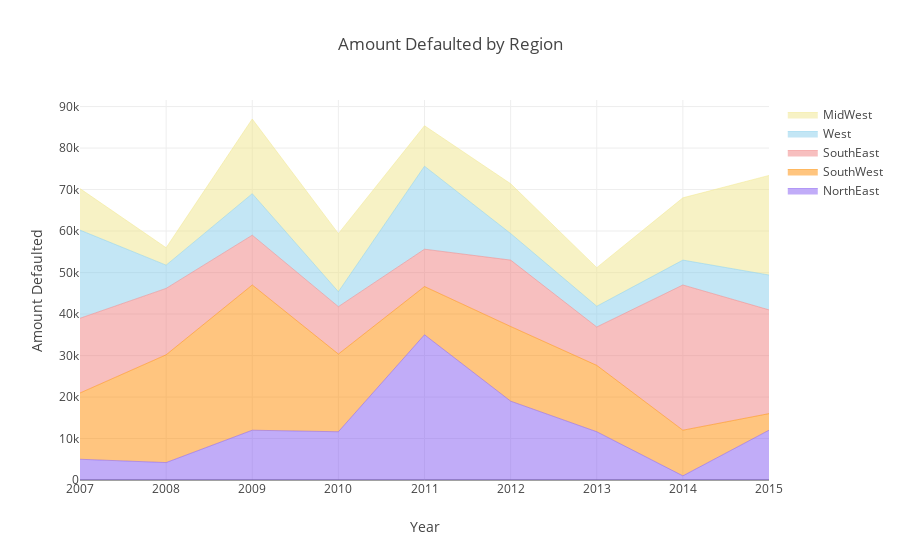

This figure's notebook cell:
### Markdown cell above
Mortgage was the variable from the home ownership column that used the highest amount borrowed within loans that were considered to be bad.

### Code cell
# Get the loan amount for loans that were defaulted by each region.
northe_defaults = df['loan_amount'].loc[(df['region'] == 'NorthEast') & (df['loan_status'] == 'Default')].values.tolist()
southw_defaults = df['loan_amount'].loc[(df['region'] == 'SouthWest') & (df['loan_status'] == 'Default')].values.tolist()
southe_defaults = df['loan_amount'].loc[(df['region'] == 'SouthEast') & (df['loan_status'] == 'Default')].values.tolist()
west_defaults = df['loan_amount'].loc[(df['region'] == 'West') & (df['loan_status'] == 'Default')].values.tolist()
midw_defaults = df['loan_amount'].loc[(df['region'] == 'MidWest') & (df['loan_status'] == 'Default')].values.tolist()

# Cumulative Values
y0_stck=northe_defaults
y1_stck=[y0+y1 for y0, y1 in zip(northe_defaults, southw_defaults)]
y2_stck=[y0+y1+y2 for y0, y1, y2 in zip(northe_defaults, southw_defaults, southe_defaults)]
y3_stck=[y0+y1+y2+y3 for y0, y1, y2, y3 in zip(northe_defaults, southw_defaults, southe_defaults, west_defaults)]
y4_stck=[y0+y1+y2+y3+y4 for y0, y1, y2, y3, y4 in zip(northe_defaults, southw_defaults, southe_defaults, west_defaults, midw_defaults)] 

# Make original values strings and add % for hover text
y0_txt=['$' + str(y0) for y0 in northe_defaults]
y1_txt=['$' + str(y1) for y1 in southw_defaults]
y2_txt=['$' + str(y2) for y2 in southe_defaults]
y3_txt=['$' + str(y3) for y3 in west_defaults]
y4_txt=['$'+ str(y4) for y4 in midw_defaults]

year = sorted(df["year"].unique().tolist())

NorthEast_defaults = go.Scatter(
    x= year,
    y= y0_stck,
    text=y0_txt,
    hoverinfo='x+text',
    name='NorthEast',
    mode= 'lines',
    line=dict(width=0.5,
             color='rgb(131, 90, 241)'),
    fill='tonexty'
)
SouthWest_defaults = go.Scatter(
    x=year,
    y=y1_stck,
    text=y1_txt,
    hoverinfo='x+text',
    name='SouthWest',
    mode= 'lines',
    line=dict(width=0.5,
             color='rgb(255, 140, 0)'),
    fill='tonexty'
)

SouthEast_defaults = go.Scatter(
    x= year,
    y= y2_stck,
    text=y2_txt,
    hoverinfo='x+text',
    name='SouthEast',
    mode= 'lines',
    line=dict(width=0.5,
             color='rgb(240, 128, 128)'),
    fill='tonexty'
)

West_defaults = go.Scatter(
    x= year,
    y= y3_stck,
    text=y3_txt,
    hoverinfo='x+text',
    name='West',
    mode= 'lines',
    line=dict(width=0.5,
             color='rgb(135, 206, 235)'),
    fill='tonexty'
)

MidWest_defaults = go.Scatter(
    x= year,
    y= y4_stck,
    text=y4_txt,
    hoverinfo='x+text',
    name='MidWest',
    mode= 'lines',
    line=dict(width=0.5,
             color='rgb(240, 230, 140)'),
    fill='tonexty'
    )


data = [NorthEast_defaults, SouthWest_defaults, SouthEast_defaults, West_defaults, MidWest_defaults]

layout = dict(title = 'Amount Defaulted by Region',
              xaxis = dict(title = 'Year'),
              yaxis = dict(title = 'Amount Defaulted')
             )

fig = dict(data=data, layout=layout)
              
iplot(fig, filename='basic-area-no-bound')

### Figure 1 — Plotly figure (JSON) as saved in the notebook; plotly's stock layout.template omitted (floating-point values rounded to 4 significant figures; data arrays with more than 128 entries replaced by an {"elided": "..."} marker saying what was removed)
{"data": [{"fill": "tonexty", "hoverinfo": "x+text", "line": {"color": "rgb(131, 90, 241)", "width": 0.5}, "mode": "lines", "name": "NorthEast", "text": {"elided": "263 str values"}, "type": "scatter", "uid": "92df96fb-8299-4932-81b9-abb2839c9f3f", "x": [2007, 2008, 2009, 2010, 2011, 2012, 2013, 2014, 2015], "y": {"elided": "263 int values"}}, {"fill": "tonexty", "hoverinfo": "x+text", "line": {"color": "rgb(255, 140, 0)", "width": 0.5}, "mode": "lines", "name": "SouthWest", "text": {"elided": "166 str values"}, "type": "scatter", "uid": "21264d62-31e2-45ba-aa9e-77fcc20e3961", "x": [2007, 2008, 2009, 2010, 2011, 2012, 2013, 2014, 2015], "y": {"elided": "166 int values"}}, {"fill": "tonexty", "hoverinfo": "x+text", "line": {"color": "rgb(240, 128, 128)", "width": 0.5}, "mode": "lines", "name": "SouthEast", "text": {"elided": "297 str values"}, "type": "scatter", "uid": "c259990d-b3f5-433a-910b-290bb29b0cae", "x": [2007, 2008, 2009, 2010, 2011, 2012, 2013, 2014, 2015], "y": {"elided": "166 int values"}}, {"fill": "tonexty", "hoverinfo": "x+text", "line": {"color": "rgb(135, 206, 235)", "width": 0.5}, "mode": "lines", "name": "West", "text": {"elided": "318 str values"}, "type": "scatter", "uid": "85967d5c-2d58-4d68-a11e-e519c30f5a6d", "x": [2007, 2008, 2009, 2010, 2011, 2012, 2013, 2014, 2015], "y": {"elided": "166 int values"}}, {"fill": "tonexty", "hoverinfo": "x+text", "line": {"color": "rgb(240, 230, 140)", "width": 0.5}, "mode": "lines", "name": "MidWest", "text": {"elided": "175 str values"}, "type": "scatter", "uid": "ce55cab9-43e2-40d5-8973-91026cddde56", "x": [2007, 2008, 2009, 2010, 2011, 2012, 2013, 2014, 2015], "y": {"elided": "166 int values"}}], "layout": {"title": {"text": "Amount Defaulted by Region"}, "xaxis": {"title": {"text": "Year"}}, "yaxis": {"title": {"text": "Amount Defaulted"}}}}
